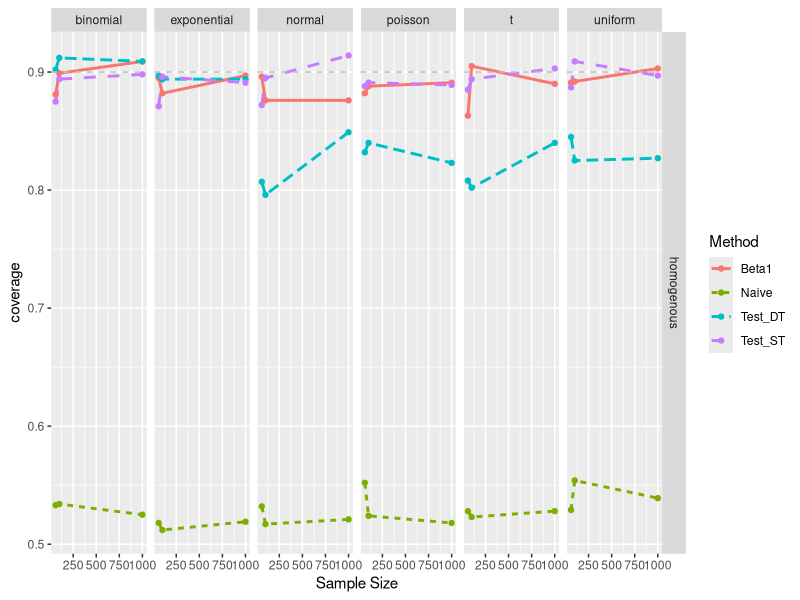
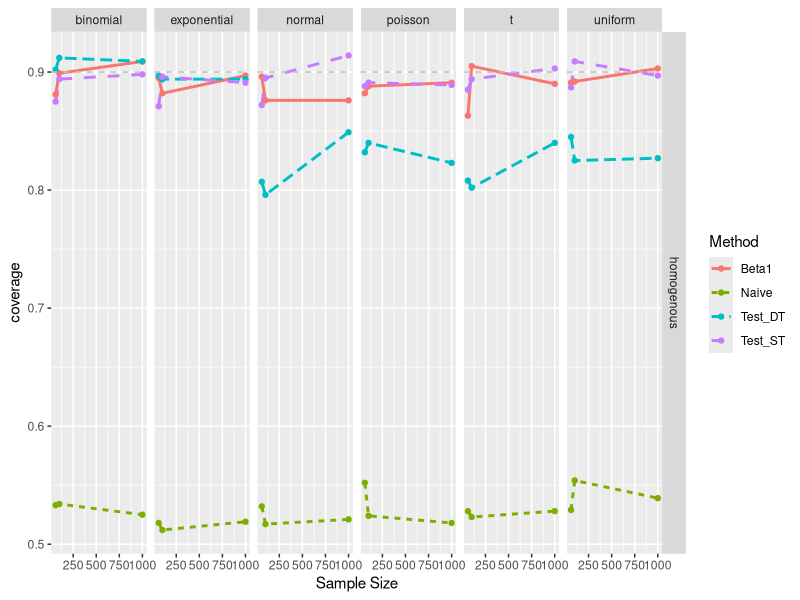

These charts were generated, in order, by the following R code:
library(sn)
library(ggplot2)
library(dplyr)
library(MASS)

N_TOTAL <- 10000
p <- 25
alpha <- 0.1

Z <- matrix(rnorm(p*p, mean = 0, sd = 1), ncol=p)
covar <- t(Z) %*% Z
duv <- svd(covar)
ROT <- duv$u

beta <- c() # c(0, seq(1, 0, by=-0.2))
beta <- c(beta, rep(0, p+1-length(beta)))
X_full <- cbind(
  rep(1, N_TOTAL),
  matrix(rnorm(N_TOTAL*p, mean = 0, sd = 1), ncol=p) %*% ROT
  )
Y <- matrix(X_full %*% beta) 

selection <- function(beta, beta_sd) {
  return(
    which.max( abs(beta[2:length(beta)]) / beta_sd[2:length(beta)]) + 1
  )
}

X <- X_full# [,1:(p/2+1)]

sample_regression <- function (n, dist="t", var_model="homogenous", eps=0.5) {
  
  params <- c(dist, var_model, n, eps)
  
  # All distributions (except cauchy) have variance 3
  if (dist == "t") {
    Y_noise <- rt(n, df=3)
  } else if (dist == 'normal'){
    Y_noise <- rnorm(n, mean=0, sd=sqrt(3))
  } else if (dist == 'uniform'){
    Y_noise <- runif(n, min=0, max=sqrt(36))
  } else if (dist == 'binomial'){
    Y_noise <- rbinom(n, 1, prob=0.5) * 3/0.25
  } else if (dist == 'poisson'){
    Y_noise <- rpois(n, lambda=3)
  } else if (dist == 'exponential'){
    Y_noise <- rexp(n, sqrt(1/3))
  } else if (dist == 'cauchy'){
    Y_noise <- rcauchy(n)
  } else {
    stop(paste("Distribution", dist, "is not valid." ))
  }
  
  if (var_model == 'homogenous'){
    Y_eps <- Y[1:n] + Y_noise
  } else if (var_model == 'linear'){
    # Note: variance scales with square of multiplier :)
    Y_eps <- Y[1:n] + Y_noise*sqrt(abs(X[1:n,1]))
  } else if (var_model == 'quadratic'){
    Y_eps <- Y[1:n] + Y_noise*abs(X[1:n,1])
  } else {
    stop(paste("Variance model", var_model, "is not valid." ))
  }
  
  # Conventional data thinning
  # sd_Y <- sd(Y_eps)
  # noise <- rnorm(n, mean=0, sd=sqrt(eps*(1-eps)))
  # Y_eps_train <- Y_eps + noise * sd_Y / eps
  # Y_eps_test <- Y_eps - noise * sd_Y / (1-eps)
  Y_eps_train <- Y_eps * rbeta(n, eps, (1-eps))
  Y_eps_test <- Y_eps - Y_eps_train
  
  fit_train <- lm(Y_eps_train ~ 0 + X[1:n,])  # intercept is baked into X already
  fit_test <- lm(Y_eps_test ~ 0 + X[1:n,])
  
  Si_dt <- selection(
    unname(fit_train$coefficients),
    unname(sqrt(diag(vcov(fit_train))))
    )
  
  confint_dt_train <- unname(confint(fit_train, level=1-alpha)[Si_dt,])
  beta_dt_train <- unname(fit_train$coefficients)[Si_dt]
  beta_dt_train_sd = unname(sqrt(diag(vcov(fit_train))))[Si_dt]

  confint_dt_test <- unname(confint(fit_test, level=1-alpha)[Si_dt,])
  beta_dt_test <- unname(fit_test$coefficients)[Si_dt]
  beta_dt_test_sd = unname(sqrt(diag(vcov(fit_test))))[Si_dt]

  # Other approaches
  fit <- lm(Y_eps ~ 0 + X[1:n,])
  res <- fit$residuals
  
  beta_hat <- unname(fit$coefficients)
  beta_hat_sd = unname(sqrt(diag(vcov(fit))))
  
  # Thin
  VCOV <- 1/(n-p-1) * as.numeric(t(res)%*%res) * solve(t(X[1:n,])%*%X[1:n,])
  noise <- mvrnorm(1, mu=rep(0, ncol(X)), Sigma=VCOV * eps*(1-eps))
  noise[1] <- 0
  
  beta_train <- beta_hat + noise / eps
  beta_test <- beta_hat - noise / (1-eps)
  
  beta_train_sd <- sqrt(diag(VCOV)) / sqrt(eps)
  beta_test_sd <- sqrt(diag(VCOV)) / sqrt(1-eps)
  
  # Post selection (uncorrected) inference
  Si_raw <- selection(beta_train, beta_train_sd)
  raw_bias <- beta[Si_raw] - beta_hat[Si_raw]
  post_select_beta <- beta_hat[Si_raw]
  
  # Post selection (thinning) inference
  Si <- selection(beta_train, beta_train_sd)
  
  train_pvalue <- pnorm(abs(beta_train[Si]) / beta_train_sd[Si], lower.tail=FALSE)
  test_pvalue <- pnorm(abs(beta_test[Si]) / beta_test_sd[Si], lower.tail=FALSE)
  
  train_bias <- beta[Si] - beta_train[Si]
  test_bias <- beta[Si] - beta_test[Si]
  
  train_beta <- beta_train[Si]
  test_beta <- beta_test[Si]

  # Check if estimate a fixed beta
  beta_2_pvalue <- pnorm(abs(beta_hat[2]) / beta_hat_sd[2], lower.tail=FALSE)
  beta_2_bias <- beta[2] - beta_hat[2]
  
  # Returns answers
  return(
    c(
      'Train_ST', params, train_beta, beta_train_sd[Si], beta[Si],
      'Test_ST', params, test_beta, beta_test_sd[Si], beta[Si],
      'Train_DT', params, beta_dt_train, beta_dt_train_sd, beta[Si_dt],
      "Test_DT", params, beta_dt_test, beta_dt_test_sd, beta[Si_dt],
      'Beta1', params, beta_hat[2], beta_hat_sd[2], beta[2],
      "Naive", params, post_select_beta, beta_hat_sd[Si_raw], beta[Si_raw]
    )
  )
}

n_reps <- 1000

eps <- 0.5

sample_sizes <- c(60, 100, 1000)
dists <- c("t", "normal", "poisson", "exponential", "uniform", "binomial")#, "cauchy")
var_models <- c("homogenous")#, "linear", "quadratic")
results_list = vector("list", length = length(sample_sizes) * length(dists))

header <- c("Method", "distribution", "var_model", "n", "eps", "estimate", "estimate_sd", "estimand")

j <- 0
for (i in seq(length(sample_sizes))) {
  for (dist in dists) {
    for (var_model in var_models) {
      n <- sample_sizes[i]
      print(paste(dist, n, var_model))
      results <- replicate(n_reps,sample_regression(
        n=n, dist=dist, eps=eps, var_model = var_model
        ))
      
      results_df <- data.frame(
        data=t(array(results, dim = c(length(header), as.numeric(length(results) / length(header)))))
      )
      j <- j + 1
      results_list[[j]] <- results_df
    }
  }
}

results_df <- do.call(rbind, results_list)
colnames(results_df) <- header
results_df[,4:length(header)] <- sapply(results_df[,4:length(header)], as.numeric)
head(results_df)

crit_val <- qt(1 - alpha/2, df=n-length(beta))

plot_df <- results_df %>%
  mutate(
    covered = as.numeric(
      (estimand >= estimate - crit_val * estimate_sd) &
        (estimand <= estimate + crit_val * estimate_sd)
    )
  ) %>%
  subset( Method %in% c("Naive", "Beta1", "Test_DT", "Test_ST") ) %>%
  group_by(Method, n, distribution, var_model) %>%
  summarize(
    coverage = mean(covered),
    mean_bias = mean(estimate - estimand)
  ) 

g <- ggplot(
  data=plot_df,
  aes(x=n, y=coverage, col=Method, group=Method))+
  geom_line(aes(linetype = Method, color = Method, group = Method), size = 1) +
  geom_point(aes(color = Method, group=Method), size = 1.5) +
  # geom_errorbar(aes(ymin=coverage-1.96*se, ymax=coverage+1.96*se), width=.1) +
  geom_hline(yintercept=0.9, linetype="dashed", color = "gray", size=0.5) +
  xlab('Sample Size')  +
  facet_grid(var_model~ distribution)
  # ylab('Average')
print(g)
ggsave(paste0('../figures/lm_winner_coverage_null_varXdist_exp.png'), width = 8, height = 8, unit = "in")
